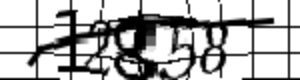
#> input picture captcha_dataset/12858_20260217_164948_941391.png, 300 x 80 px; its folder holds only this picture in this run
$ python generate_augmented_dataset.py
#> lines starting #> are read from the running program, lines starting #| are printed output that depends on the picture
#> in generate_augmented_dataset, img is the input picture: shape (80, 300, 3); min 0, max 255, mean 180.3
#!/usr/bin/env python3
"""
Aggressive Data Augmentation for Captcha Dataset
=================================================

Generates many augmented variations from each original captcha to create
a large training dataset from limited samples.

Target: Generate 5000+ samples from 350 originals (14+ per original)

Usage:
  python generate_augmented_dataset.py                           # Use captcha_dataset (default)
  python generate_augmented_dataset.py --source captcha_dataset_live  # Use live captchas
"""

import cv2
import numpy as np
from pathlib import Path
import os
import argparse
from tqdm import tqdm

# Configuration (can be overridden by command line args)
ORIGINAL_DATASET = "captcha_dataset"  # 350 original captchas
OUTPUT_DATASET = "captcha_dataset_augmented"  # Output directory
AUGMENTATIONS_PER_IMAGE = 14  # Target: 350 × 14 = 4900 samples
TARGET_SIZE = (300, 80)  # Original size

def preprocess_v7_hybrid(img):
    """Preprocessing v7 (hybrid) - MATCHES INFERENCE!"""
    gray = cv2.cvtColor(img, cv2.COLOR_BGR2GRAY) if len(img.shape) == 3 else img

    # Brightness normalization (if needed)
    current_mean = np.mean(gray)
#> current_mean = 180.3
    target_mean = 175.0
    if current_mean > 200:
        gray = np.clip(gray * (target_mean / current_mean), 0, 255).astype(np.uint8)

    kernel = cv2.getStructuringElement(cv2.MORPH_ELLIPSE, (2, 2))
    closed = cv2.morphologyEx(gray, cv2.MORPH_CLOSE, kernel)
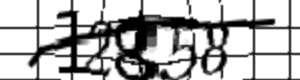
#> closed: shape (80, 300); min 0, max 255, mean 181.7
    clahe = cv2.createCLAHE(clipLimit=4.5, tileGridSize=(4, 4))
    enhanced = clahe.apply(closed)
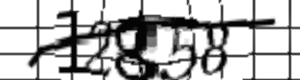
#> enhanced: shape (80, 300); min 3, max 255, mean 184.7
    denoised = cv2.fastNlMeansDenoising(enhanced, None, 8, 7, 21)
    kernel_sharpen = np.array([[0, -1, 0], [-1, 5, -1], [0, -1, 0]])
    sharpened = cv2.filter2D(denoised, -1, kernel_sharpen)
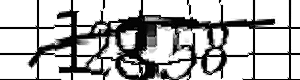
#> sharpened: shape (80, 300); min 0, max 255, mean 183.8

    return cv2.cvtColor(sharpened, cv2.COLOR_GRAY2BGR)

def augment_captcha(img, aug_index):
    """
    Apply various augmentations to a captcha image.

    Augmentation techniques:
    1. Rotation (-7 to +7 degrees)
    2. Translation (-5 to +5 pixels horizontal, -3 to +3 vertical)
    3. Scaling (0.9 to 1.1)
    4. Brightness (0.7 to 1.4x)
    5. Contrast adjustment
    6. Slight blur
    7. Addnoise
    8. Horizontal flipping (for symmetric digits)
    9. Shearing
    10. Perspective transform (slight)
    """

    h, w = img.shape[:2]
    augmented = img.copy()

    # Set random seed based on aug_index for reproducibility
    np.random.seed(aug_index)

    # 1. Random rotation (-7 to +7 degrees)
    angle = np.random.uniform(-7, 7)
    center = (w // 2, h // 2)
    M = cv2.getRotationMatrix2D(center, angle, 1.0)
    augmented = cv2.warpAffine(augmented, M, (w, h),
                               borderMode=cv2.BORDER_REPLICATE,
                               borderValue=(255, 255, 255))

    # 2. Random translation (-5 to +5 horizontal, -3 to +3 vertical)
    tx = np.random.randint(-5, 6)
    ty = np.random.randint(-3, 4)
    M = np.float32([[1, 0, tx], [0, 1, ty]])
    augmented = cv2.warpAffine(augmented, M, (w, h),
                               borderMode=cv2.BORDER_REPLICATE,
                               borderValue=(255, 255, 255))

    # 3. Random scaling (0.92 to 1.08)
    scale = np.random.uniform(0.92, 1.08)
    new_w, new_h = int(w * scale), int(h * scale)
    scaled = cv2.resize(augmented, (new_w, new_h))

    # Crop or pad back to original size
    if scale > 1:
        # Crop center
        y_start = max(0, (new_h - h) // 2)
        x_start = max(0, (new_w - w) // 2)
        augmented = scaled[y_start:y_start+h, x_start:x_start+w]
        # Handle edge cases
        if augmented.shape[0] < h or augmented.shape[1] < w:
            augmented = cv2.resize(augmented, (w, h))
    else:
        # Pad
        pad_h_top = (h - new_h) // 2
        pad_h_bottom = h - new_h - pad_h_top
        pad_w_left = (w - new_w) // 2
        pad_w_right = w - new_w - pad_w_left
        augmented = cv2.copyMakeBorder(scaled, pad_h_top, pad_h_bottom,
                                       pad_w_left, pad_w_right,
                                       cv2.BORDER_REPLICATE)

    # 4. Random brightness (0.7 to 1.4x) - CRITICAL for matching live captchas
    brightness = np.random.uniform(0.7, 1.4)
    augmented = np.clip(augmented.astype(float) * brightness, 0, 255).astype(np.uint8)

    # 5. Random contrast adjustment (with 50% probability)
    if np.random.random() > 0.5:
        alpha = np.random.uniform(0.8, 1.2)  # Contrast control
        beta = np.random.uniform(-10, 10)    # Brightness control
        augmented = cv2.convertScaleAbs(augmented, alpha=alpha, beta=beta)

    # 6. Slight blur (with 30% probability)
    if np.random.random() > 0.7:
        kernel_size = np.random.choice([3, 5])
        augmented = cv2.GaussianBlur(augmented, (kernel_size, kernel_size), 0)

    # 7. Add noise (with 25% probability)
    if np.random.random() > 0.75:
        noise = np.random.normal(0, 5, augmented.shape).astype(np.int16)
        augmented = np.clip(augmented.astype(np.int16) + noise, 0, 255).astype(np.uint8)

    # 8. Slight shearing (with 40% probability)
    if np.random.random() > 0.6:
        shear_factor = np.random.uniform(-0.1, 0.1)
        M = np.float32([[1, shear_factor, 0], [0, 1, 0]])
        augmented = cv2.warpAffine(augmented, M, (w, h),
                                   borderMode=cv2.BORDER_REPLICATE,
                                   borderValue=(255, 255, 255))

    # 9. Slight perspective transform (with 20% probability)
    if np.random.random() > 0.8:
        # Small random perspective distortion
        pts1 = np.float32([[0, 0], [w, 0], [0, h], [w, h]])
        offset = 5
        pts2 = np.float32([
            [np.random.randint(0, offset), np.random.randint(0, offset)],
            [w - np.random.randint(0, offset), np.random.randint(0, offset)],
            [np.random.randint(0, offset), h - np.random.randint(0, offset)],
            [w - np.random.randint(0, offset), h - np.random.randint(0, offset)]
        ])
        M = cv2.getPerspectiveTransform(pts1, pts2)
        augmented = cv2.warpPerspective(augmented, M, (w, h),
                                        borderMode=cv2.BORDER_REPLICATE,
                                        borderValue=(255, 255, 255))

    return augmented

def generate_augmented_dataset(source_dirs=None):
    """Generate augmented dataset from originals.

    Args:
        source_dirs: List of source directories to combine. If None, uses ORIGINAL_DATASET global.
    """

    print("="*80)
    print("AGGRESSIVE DATA AUGMENTATION")
    print("="*80)

    # Create output directory
    output_dir = Path(OUTPUT_DATASET)
    output_dir.mkdir(exist_ok=True)

    # Get all original images from all source directories
    if source_dirs is None:
        source_dirs = [ORIGINAL_DATASET]

    image_files = []
    for source_dir in source_dirs:
        src_path = Path(source_dir)
        if src_path.exists():
            files = list(src_path.glob("*.png"))
            image_files.extend(files)
            print(f"✓ Found {len(files)} images in {source_dir}")
        else:
            print(f"⚠️  Directory not found: {source_dir}")

    print(f"\nTotal: {len(image_files)} original captchas from {len(source_dirs)} source(s)")
    print(f"Generating {AUGMENTATIONS_PER_IMAGE} augmentations per image")
    print(f"Target dataset size: {len(image_files) * AUGMENTATIONS_PER_IMAGE} samples\n")

    total_generated = 0

    for img_file in tqdm(image_files, desc="Augmenting captchas"):
        # Extract label from filename (format: 12345_timestamp.png)
        label = img_file.stem.split('_')[0]
        if len(label) != 5 or not label.isdigit() or '0' in label:
            continue

        # Load original image
        img = cv2.imread(str(img_file))
        if img is None:
            continue

        # Resize to standard size if needed
        if img.shape[:2] != TARGET_SIZE[::-1]:  # (h, w)
            img = cv2.resize(img, TARGET_SIZE)

        # Save original (preprocessed)
        preprocessed = preprocess_v7_hybrid(img)
        output_file = output_dir / f"{label}_{total_generated:06d}_original.png"
        cv2.imwrite(str(output_file), preprocessed)
        total_generated += 1

        # Generate augmented variations
        for aug_idx in range(AUGMENTATIONS_PER_IMAGE - 1):  # -1 because we saved original
            # Apply augmentation to ORIGINAL image (not preprocessed)
            # Use modulo to keep seed within valid range (0 to 2^32 - 1)
            seed_value = (aug_idx + int(img_file.stem.split('_')[-1])) % (2**32)
            augmented = augment_captcha(img, seed_value)

            # Then preprocess the augmented image
            preprocessed = preprocess_v7_hybrid(augmented)

            # Save
            output_file = output_dir / f"{label}_{total_generated:06d}_aug{aug_idx+1:02d}.png"
            cv2.imwrite(str(output_file), preprocessed)
            total_generated += 1
#> this loop made 13 passes
#> pass 1, in augment_captcha, `augmented = cv2.warpAffine(augmented, M, (w, h), borderMode=cv2.BORDER..`:
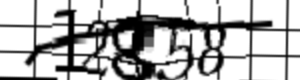
#> augmented: shape (80, 300, 3); min 0, max 255, mean 181.2
#> pass 1, in augment_captcha, `scaled = cv2.resize(augmented, (new_w, new_h))`:
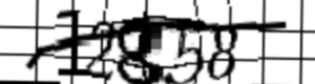
#> scaled: shape (84, 315, 3); min 0, max 255, mean 181.2
#> pass 1, in augment_captcha, `augmented = scaled[y_start:y_start+h, x_start:x_start+w]`:
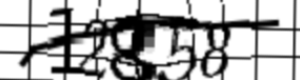
#> augmented: shape (80, 300, 3); min 0, max 255, mean 177.2
#> after the loop:
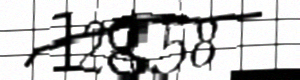
#> augmented: shape (80, 300, 3); mean B, G, R 190.8, 190.8, 190.9
#> after the loop, total_generated = 14

    print(f"\n{'='*80}")
    print(f"✅ AUGMENTATION COMPLETE")
    print(f"{'='*80}")
    print(f"Generated {total_generated} samples")
#| Generated 14 samples
    print(f"Saved to: {output_dir}")
    print(f"{'='*80}\n")

    return total_generated

if __name__ == "__main__":
    # Parse command line arguments
    parser = argparse.ArgumentParser(description="Generate augmented captcha dataset")
    parser.add_argument('--source', type=str, nargs='+',
                       default=['captcha_dataset'],
                       help='Source directory(ies) containing original captchas (can specify multiple)')
    parser.add_argument('--combine', action='store_true',
                       help='Combine original dataset + live dataset automatically')
    parser.add_argument('--output', type=str, default='captcha_dataset_augmented',
                       help='Output directory for augmented dataset (default: captcha_dataset_augmented)')
    parser.add_argument('--augmentations', type=int, default=14,
                       help='Number of augmented variations per image (default: 14)')

    args = parser.parse_args()

    # Handle --combine flag
    if args.combine:
        source_dirs = ['captcha_dataset', 'captcha_dataset_live']
        print("🔀 Combining datasets: captcha_dataset + captcha_dataset_live")
    else:
        source_dirs = args.source if isinstance(args.source, list) else [args.source]

    # Update global config
    OUTPUT_DATASET = args.output
    AUGMENTATIONS_PER_IMAGE = args.augmentations

    print(f"\n{'='*80}")
    print(f"AUGMENTATION CONFIGURATION")
    print(f"{'='*80}")
    print(f"Source directories: {', '.join(source_dirs)}")
    print(f"Output directory: {OUTPUT_DATASET}")
    print(f"Augmentations per image: {AUGMENTATIONS_PER_IMAGE}")
    print(f"{'='*80}\n")

    total = generate_augmented_dataset(source_dirs=source_dirs)
#> total = 14
    print(f"\n✓ Ready for training with {total} samples!")
#| ✓ Ready for training with 14 samples!
    print(f"  Run: python train_captcha_model_improved.py")

$ run again, on captcha_dataset/15828_20260217_162456_079767.png
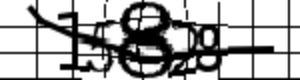
#> input picture captcha_dataset/15828_20260217_162456_079767.png, 300 x 80 px
#> in generate_augmented_dataset, img is the input picture: shape (80, 300, 3); min 0, max 255, mean 174.3
#> current_mean = 174.3
#> the loop in generate_augmented_dataset, `for aug_idx in range(AUGMENTATIONS_PER_IMAGE - 1):` made 13 passes
#> current_mean in preprocess_v7_hybrid on passes 1 to 8: 126.7, 194.6, 177.3, 145.1, 155.6, 190.3, 176.9, 185
#> pass 1, in augment_captcha, `augmented = cv2.copyMakeBorder(scaled, pad_h_top, pad_h_bottom, pad_w_..`:
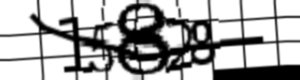
#> augmented: shape (80, 300, 3); min 0, max 255, mean 173.9
#> after the loop in generate_augmented_dataset, `for aug_idx in range(AUGMENTATIONS_PER_IMAGE - 1):`:
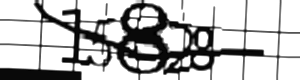
#> augmented: shape (80, 300, 3); min 0, max 255, mean 188.9
#> after the loop in generate_augmented_dataset, `for aug_idx in range(AUGMENTATIONS_PER_IMAGE - 1):`: total_generated = 14
#| Generated 14 samples
#| ✓ Ready for training with 14 samples!

$ run again, on captcha_dataset/18299_20260217_191145_686445.png
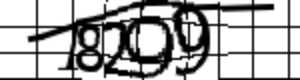
#> input picture captcha_dataset/18299_20260217_191145_686445.png, 300 x 80 px
#> in generate_augmented_dataset, img is the input picture: shape (80, 300, 3); min 0, max 255, mean 176.4
#> current_mean = 176.4
#> the loop in generate_augmented_dataset, `for aug_idx in range(AUGMENTATIONS_PER_IMAGE - 1):` made 13 passes
#> current_mean in preprocess_v7_hybrid on passes 1 to 8: 104.7, 174.8, 193.3, 182.8, 160.9, 163.1, 186.3, 152.4
#> pass 1, in augment_captcha, `augmented = scaled[y_start:y_start+h, x_start:x_start+w]`:
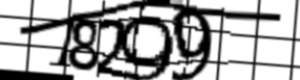
#> augmented: shape (80, 300, 3); min 0, max 255, mean 168.5
#> after the loop in generate_augmented_dataset, `for aug_idx in range(AUGMENTATIONS_PER_IMAGE - 1):`:
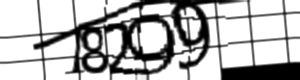
#> augmented: shape (80, 300, 3); min 0, max 255, mean 182.2
#> after the loop in generate_augmented_dataset, `for aug_idx in range(AUGMENTATIONS_PER_IMAGE - 1):`: total_generated = 14
#| Generated 14 samples
#| ✓ Ready for training with 14 samples!

$ run again, on captcha_dataset/19566_20260217_182057_613916.png
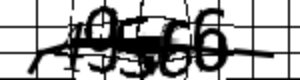
#> input picture captcha_dataset/19566_20260217_182057_613916.png, 300 x 80 px
#> in generate_augmented_dataset, img is the input picture: shape (80, 300, 3); min 0, max 255, mean 170.8
#> current_mean = 170.8
#> the loop in generate_augmented_dataset, `for aug_idx in range(AUGMENTATIONS_PER_IMAGE - 1):` made 13 passes
#> current_mean in preprocess_v7_hybrid on passes 1 to 8: 138.3, 141.1, 138.5, 137.3, 139.9, 167.2, 172.2, 163.8
#> after the loop in generate_augmented_dataset, `for aug_idx in range(AUGMENTATIONS_PER_IMAGE - 1):`:
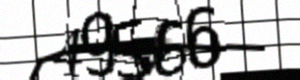
#> augmented: shape (80, 300, 3); mean B, G, R 173.9, 173.9, 173.9
#> after the loop in generate_augmented_dataset, `for aug_idx in range(AUGMENTATIONS_PER_IMAGE - 1):`: total_generated = 14
#| Generated 14 samples
#| ✓ Ready for training with 14 samples!
